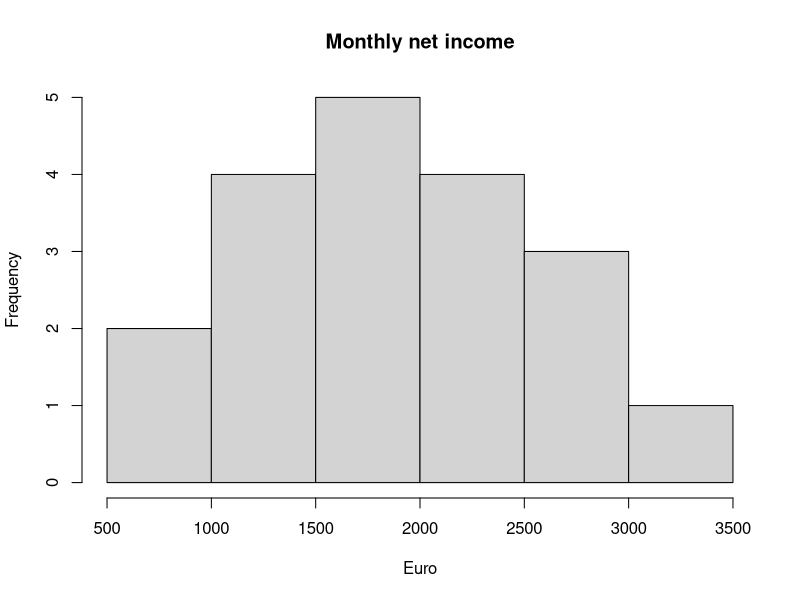
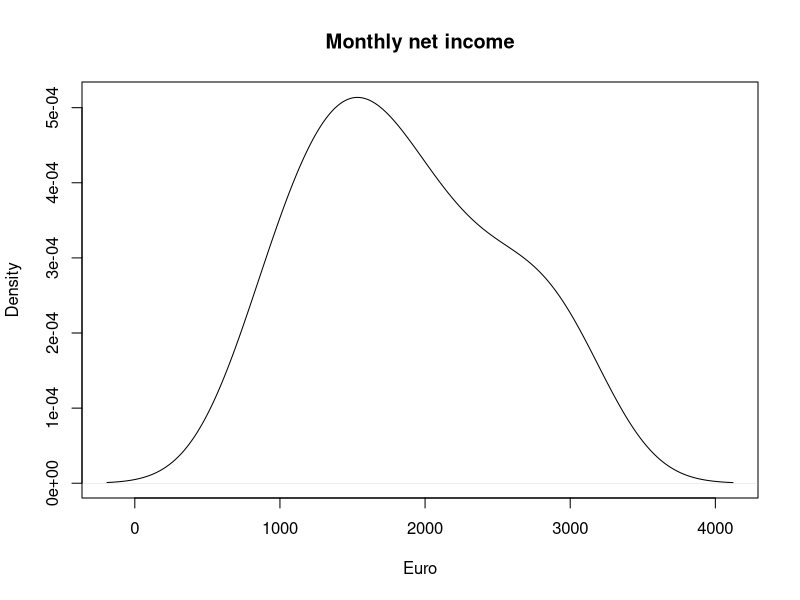
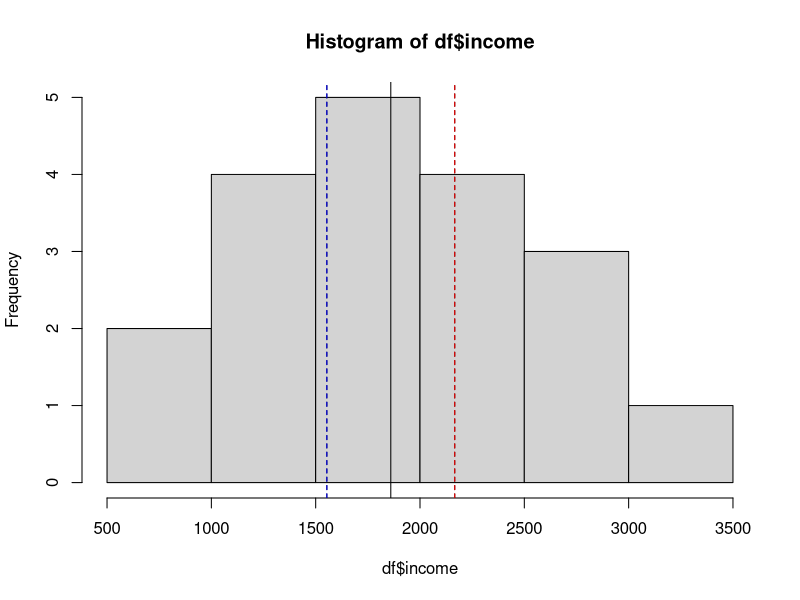
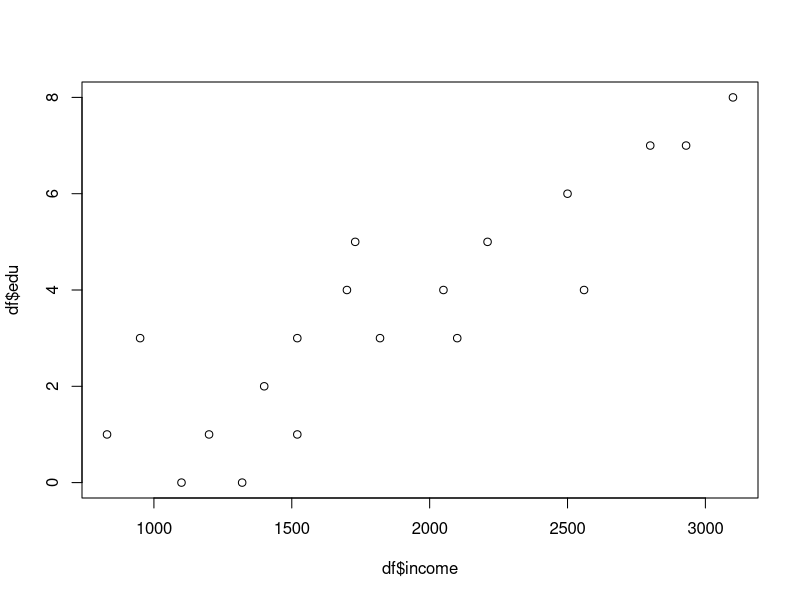
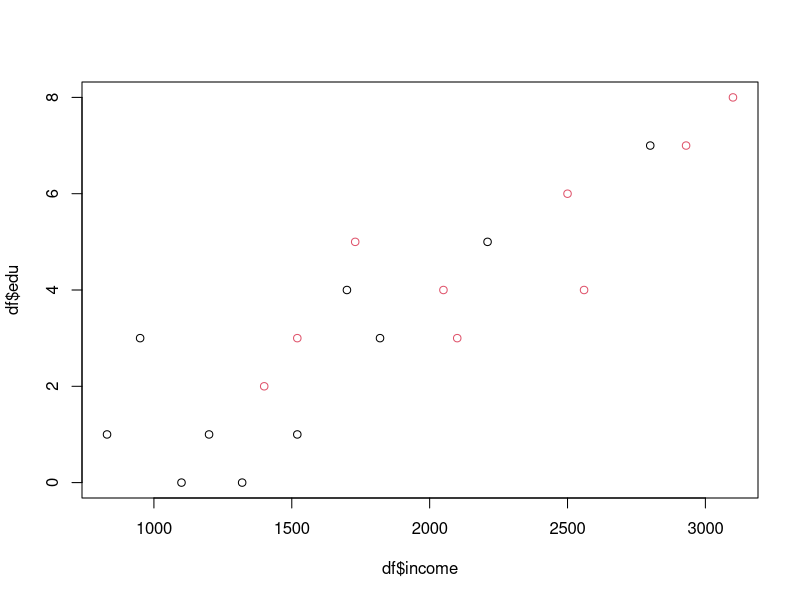
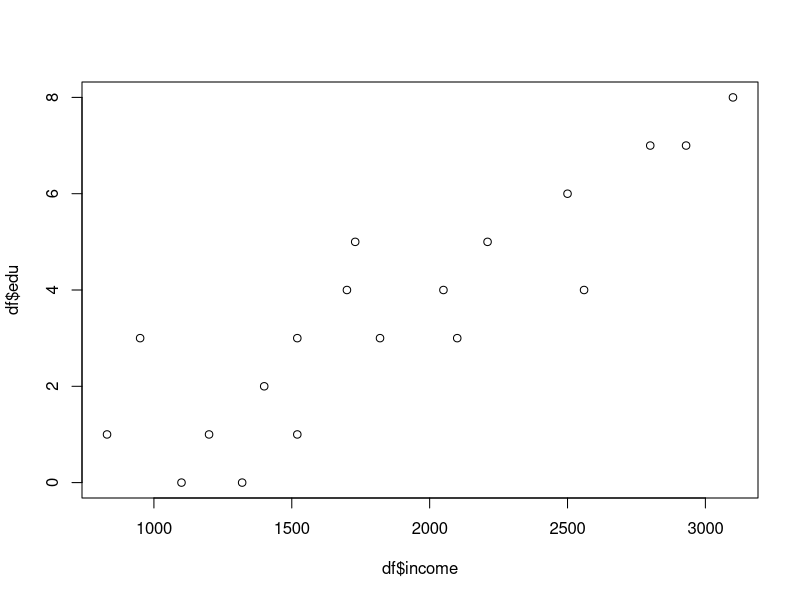
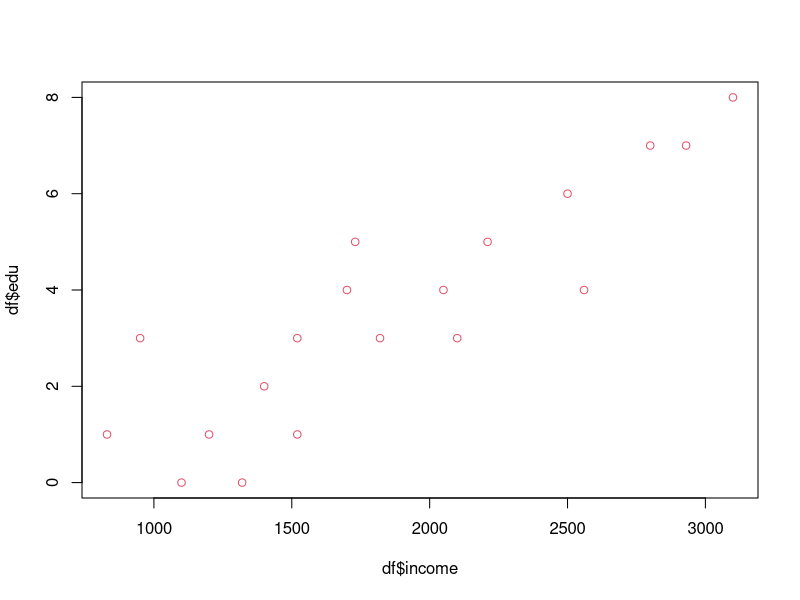
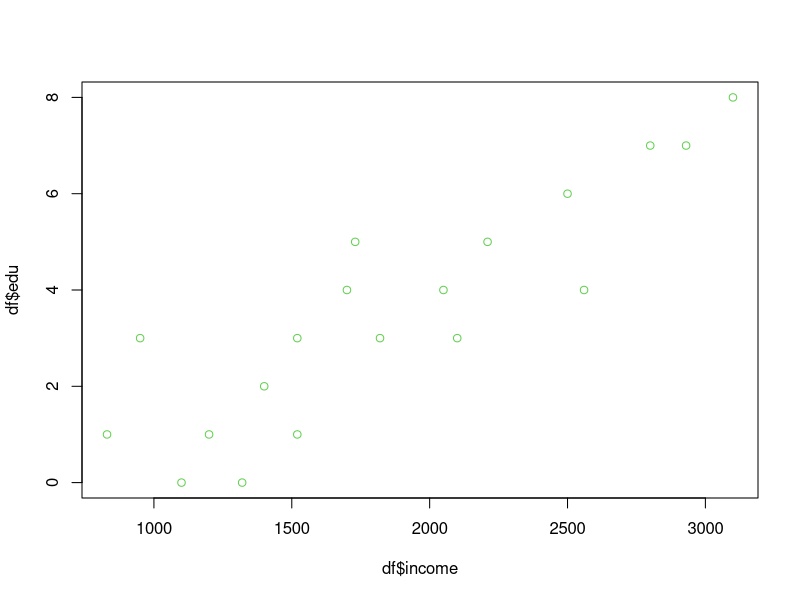

Here is the R script that generated these plots, in order:
# Applied Statistical Analysis I      
# Tutorial 2: Hypothesis testing, experiments, difference in means                       

# Get working directory
getwd()

# Set working directory 
setwd("D:/TCD_courses/2024_2025Autumn/Applied StatsQuant Methods I_Fall 2024/tutorials/02")
getwd()

# Agenda
# (a.) Descriptive analysis
# (b.) Confidence intervals
# (c.) Significance test for a mean
# (d.) Significance test for a difference in means

### Research Question -----------
# Is there a relationship between education and income?

# Load data 
df <- read.csv("fictional_data.csv")

# Selection of variables
# Education: University level education in years
# Income: Monthly net income
# Capital: Whether the person lives in capital or not

### (a.) Descriptive analysis ----------

# First step, look at data
View(df)
head(df)
str(df) # Structure of R object
?str

mean(df$income) # Central tendency, mean
var(df$income) # Variability, variance
sd(df$income) # Variability, standard deviation
sd(df$income)/sqrt(length(df$income)) # Variability, standard **error**

# Step by step
df$income # Access variable
length(df$income) # Number of observations
sqrt(length(df$income)) # Take square root
sqrt(19)

# Get summary statistics for entire dataset
summary(df)

# Some quick visualizations, to look at distribution
hist(df$income,
     #breaks = 20,
     main = "Monthly net income",
     xlab = "Euro")


plot(density(df$income),
     main = "Monthly net income",
     xlab = "Euro")


# Which kind of inferences can we make with regards to the population,
# based on the sample data?
mean(df$income) # Sample mean is estimate for population mean
sd(df$income)/sqrt(length(df$income)) 
# Standard **error** (Sample standard deviation adjusted by sample size)
# is estimate for standard deviation of the sampling distribution

# Why do we need standard error? --> to calculate measures of
# uncertainty for our point estimate (e.g., confidence intervals, and p-values)

# (b.) Confidence intervals --------
# Definition: Point estimate +/- Margin of error, 
# where margin of error is a multiple of the standard error

# What do we need?
mean(df$income) # Point estimate
sd(df$income)/sqrt(length(df$income)) # Standard error

# How to find the multiple?
# Looking at the normal distribution, we see that 
# 95% of observations lie within +/-1.96 (approximately 2)
# standard errors of point estimate 

# The **approximate** solution 
# Lower bound, 95 confidence level
lower_95 = mean(df$income) - (1.96*sd(df$income)/sqrt(length(df$income)))


# Upper bound, 95 confidence level
upper_95 = mean(df$income) + (1.96*sd(df$income)/sqrt(length(df$income)))


# Print
lower_95
mean(df$income)
upper_95


# The **precise** solution, using normal distribution
# Lower bound, 95 confidence level
lower_95_n <- qnorm(0.025, 
                    mean = mean(df$incom), 
                    sd = (sd(df$income)/sqrt(length(df$income))))

# Upper bound, 95 confidence level
upper_95_n <- qnorm(0.975,
                    mean = mean(df$income),
                    sd = (sd(df$incom)/sqrt(length(df$income))))


# Step by step
?qnorm
qnorm(0.025) # value for first 2.5%
qnorm(0.975) # value last 2.5%
qnorm(0.025, mean = 2, sd = 0.4) # Change mean and standard error


# Print
lower_95_n
mean(df$income)
upper_95_n


# How to calculate 99% confidence intervals?
# When to use normal distribution and when to use t distribution?

# The **precise** solution, using t distribution
t_score <- qt(0.995, df=length(df$income)-1)
lower_99_t <- mean(df$income)-(t_score)*(sd(df$income)/sqrt(length(df$income)))
upper_99_t <- mean(df$income)+(t_score)*(sd(df$income)/sqrt(length(df$income)))

# Step by step 
?qt
# This gives the critical value for the t-statistics of the 0.5th quantile in the 
## lower tail of the t-distribution with length(df$income)-1) degree of freedom. 
qt(0.005, df = length(df$income)-1) # critical value for first 0.5%
qt(0.995, df = length(df$income)-1) # last 0.5%
qt(0.005, df = length(df$income)-1, lower.tail = FALSE) # last 0.5%
qt(0.005, df = length(df$income)-1, lower.tail = TRUE) # first 0.5%



# Print
lower_99_t
mean(df$income)
upper_99_t


# Update Histogram 
hist(df$income)
abline(v = mean(df$income), col = "black")
abline(v = lower_95, col="black", lty = "dashed")
abline(v = upper_95, col="black", lty = "dashed")

abline(v = lower_95, col="blue", lty = "dashed")
abline(v = upper_95, col="red", lty = "dashed")

# Is there a relationship between education and income?


# Scatter plot 
plot(df$income, df$edu)
plot(df$income, df$edu,
     col=df$cap+1) # Color over third variable (+1, because first color in R is white)

plot(df$income, df$edu,
     col=1) 

plot(df$income, df$edu,
     col=2) 

plot(df$income, df$edu,
     col=3) 


# Improve visualization and save
png(file="scatter_plot.png")
plot(df$edu,
     df$income,
     col=df$cap+1,
     ylab="Monthly net income (in Euro)",
     xlab="University level education (in years)",
     main="The Relationship between Education and Income")


# Add legend
legend(0,3000, # x and y position of legend
       legend=c("Capital", "Non capital"),
       col=c("red", "black"),
       pch=1,        # Marker type (1 is default)
       cex = 0.5) 
dev.off()



# Boxplot
boxplot(df$income ~ df$cap, 
        main="Boxplot of Income by place of residence",
        ylab="Euro",
        xlab="Place of residence",
        names=c("Non capital", "Capital"))


# (c.) Significance test for a mean ------

# What is the average monthly income in Ireland
# According to a quick Google search, it is 3034
# How does our sample compare to the population, 
# being the working population in Ireland?

t.test(df$income, mu = 3034)
?t.test
t.test(df$income, mu = 3034, alternative = "less")

# We also found a much easier way to calculate the confidence intervals (!)
t.test(df$income, conf.level = 0.99, alternative = "two.sided")

# Let's double check
lower_99_t
mean(df$income)
upper_99_t


# (d.) Significance test for a difference in means ------

# On average, do people earn differently in the capital
# compared to people who do not reside in the capital?

# Calculate means for subgroups
mean(df[df$cap==0, ]$income)
mean(df[df$cap==1, ]$income)

# Step by step
df$cap 
df$cap==0 # Only consider cases with cap==0 
df[df$cap==0, ] # Subsetting rows accordingly
df[df$cap==0, ]$income # Access variable
df$income[df$cap==0]
mean(df[df$cap==0, ]$income) # Calculate mean
mean(df[df$cap==1, ]$income) 


# t-test
t.test(df$income ~ df$cap, alternative = "two.sided")
?t.test


# On average, do people earn more in the capital
# compared to people who do not reside in the capital?

# t-test
t.test(df$income ~ df$cap, alternative = "less")


t.test(df$income ~ df$cap, alternative = "greater")





